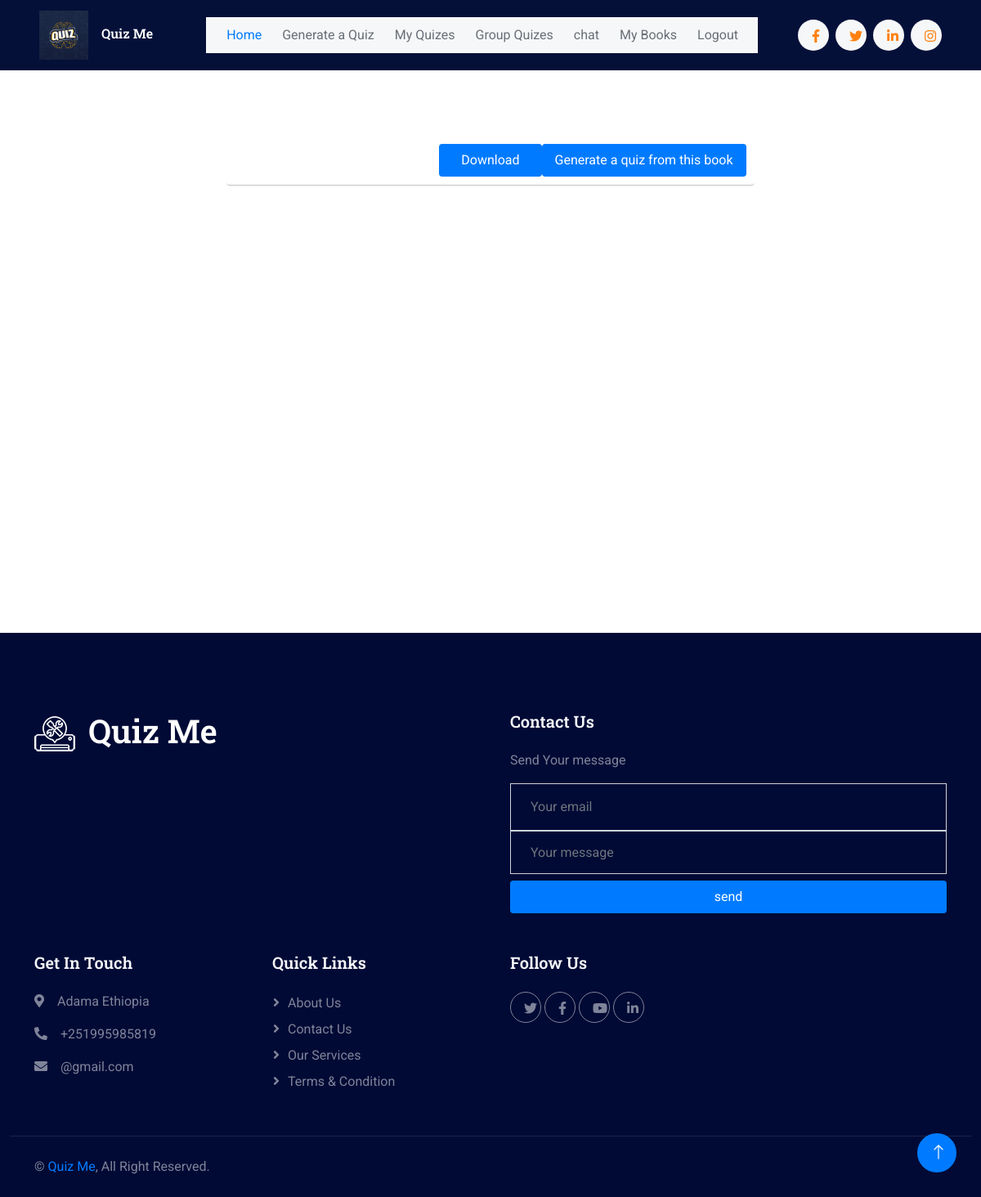
/my_files/ (signed in), run on an earlier commit of the app's database.
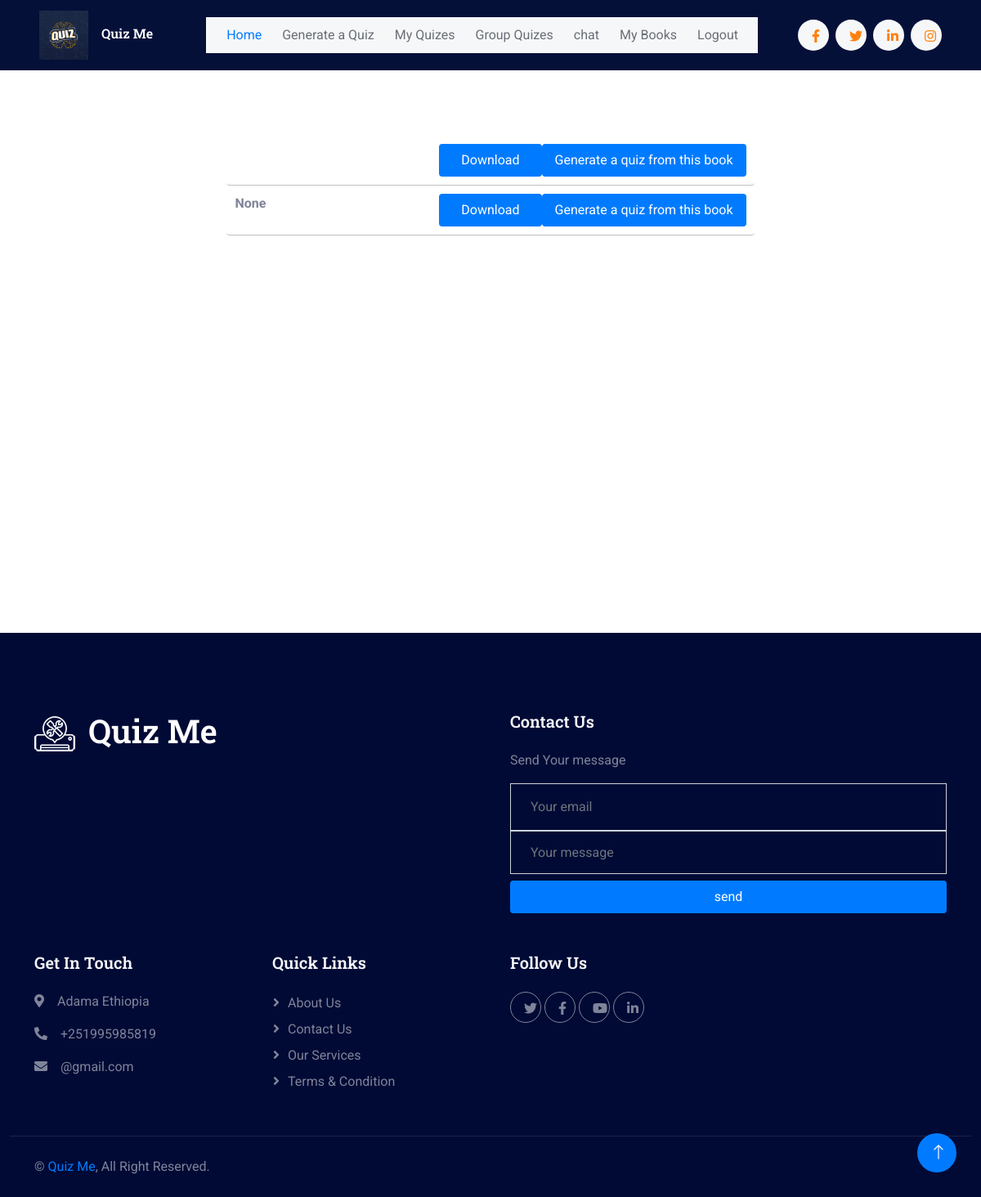
And on a later commit of the database.
### quiz_app/models.py (models this page shows)
class File(models.Model):
    subject = models.CharField(max_length=50, null=True, blank=True)
    uploaded_by = models.ForeignKey(CustomUser, on_delete=models.DO_NOTHING)
    file = models.FileField(upload_to="files/", null=True, blank=True)

### quiz_app/views.py (the view)
# urls.py: path('my_files/', views.get_user_files, name="my_files"),
@login_required(login_url='login')
def get_user_files(request):
    user = request.user
    files = File.objects.filter(uploaded_by=user)
    return render(request, 'files_page.html', {'files':files})

### quiz_app/context_processors.py (called while the page is built)
def auth_context(request):
    user = get_user(request)
    return {'authenticated': user.is_authenticated}

### templates/files_page.html (shortened to what this page needs)
{% extends "index2.html" %}
{% load static %}
{% block content %}
<link rel="stylesheet" href="{% static 'css/file_page.css' %}" />
<div class="file-list">
  {% for file in files %}
    {% if file.file %}
      <div class="file-item">
        <span class="file-subject">{{ file.subject }}</span>
        <a href="{% url 'download_file' file.id %}" class="btn btn-primary">Download</a>
        <button onClick="showForm('{{ file.name }}', '{{ file.id }}')" class="btn btn-primary">Generate a quiz from this book</button>
      </div>
    {% endif %}
  {% endfor %}
</div>
{% endblock content %}

What changed in the data, as far as the page shows it:
added File: subject "None"
